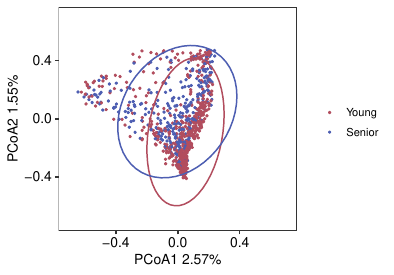

R code for this plot:
library(dplyr)
library(ggplot2)
library(vegan)
library(ape)
library(umap)

abundance_whole <- read.csv('../data_jiangsu_and_sichuan/abundance_whole.csv')[ ,-1]
meta_whole <- read.csv('../data_jiangsu_and_sichuan/metadata_whole.csv')
meta_region <- read.csv('../data_jiangsu_and_sichuan/region_whole.csv')

meta_no_cent <- meta_whole %>%
                mutate(Env = replace(Env, Env =='Elder', 'Senior')) %>%
                filter(Env != 'Centenarian')

region_no_cent <- meta_region %>%
                        filter(X.SampleID %in% meta_no_cent$X)

abundance_no_cent <- abundance_whole[meta_no_cent$X]

bray_dis <- vegdist(t(abundance_no_cent), method = 'bray')
pcoa_frame <- pcoa(bray_dis)
x_label<-round(pcoa_frame$values$Rel_corr_eig[1]*100,2)
y_label<-round(pcoa_frame$values$Rel_corr_eig[2]*100,2)
plot_frame <- data.frame(pcoa_frame$vectors)
meta_no_cent$Env <- factor(meta_no_cent$Env, levels = c('Young', 'Senior'))

PCoA_plot <- ggplot(plot_frame, aes(Axis.2, Axis.1, fill = meta_no_cent$Env, color = meta_no_cent$Env)) +
                geom_point(size=0.5) +
                stat_ellipse(show.legend = FALSE) +
                theme_bw() +
                scale_color_manual(values = c('#B24D5E', '#4D5EB2')) +
                xlim(-0.7, 0.7) +
                ylim(-0.7, 0.7) +
                xlab(paste0("PCoA1 ",x_label,"%")) +
                ylab(paste0("PCoA2 ",y_label,"%")) +
                theme(axis.text = element_text(size = 10, color = 'black'),
                        panel.grid.major = element_blank(), 
                        panel.grid.minor = element_blank(),
                        panel.background = element_blank(),
                        # legend.position = c(1.5, 1.5),
                        legend.key.size = unit(0.5, 'cm'),
                        legend.title = element_blank(),
                        text = element_text(size = 10))
ggsave('PCoA_plot.pdf', dpi = 300, height = 70, width = 100, units = ('mm'))

# PCoA_plot but with region
rownames(region_no_cent) <- region_no_cent$X.SampleID
region_no_cent <- region_no_cent[rownames(plot_frame), 'Region']

region_plot <- ggplot(plot_frame, aes(Axis.2, Axis.1, fill = region_no_cent, color = region_no_cent)) +
                geom_point(size=0.5) +
                stat_ellipse(show.legend = FALSE) +
                theme_bw() +
                # scale_color_manual(values = c('#B24D5E', '#4D5EB2')) +
                xlim(-0.55, 0.65) +
                ylim(-0.55, 0.65) +
                xlab(paste0("PCoA1 ",x_label,"%")) +
                ylab(paste0("PCoA2 ",y_label,"%")) +
                theme(axis.text = element_text(size = 10, color = 'black'),
                        panel.grid.major = element_blank(), 
                        panel.grid.minor = element_blank(),
                        panel.background = element_blank(),
                        # legend.position = c(1.5, 1.5),
                        legend.key.size = unit(0.5, 'cm'),
                        legend.title = element_blank(),
                        text = element_text(size = 10))
ggsave('region_pcoa_plot.pdf', dpi = 300, height = 70, width = 100, units = ('mm'))

pca <- prcomp(t(abundance_no_cent))
umap_frame <- data.frame(umap(t(abundance_no_cent))$layout)
# pca_frame <- data.frame(pca$x)[,1:2]
x_label<-round(pca$sdev[1]^2/sum(pca$sdev^2)*100,2)
y_label<-round(pca$sdev[2]^2/sum(pca$sdev^2)*100,2)
pca_frame$Env <- region_no_cent
umap_frame$Env <- region_no_cent
colnames(umap_frame) <- c('UMAP1', 'UMAP2', 'Env')

ggplot(umap_frame, aes(UMAP1, UMAP2, fill = Env, color = Env)) +
                geom_point(size=0.5) +
                stat_ellipse(show.legend = FALSE, level = 0.95) +
                theme_bw() +
                # scale_color_manual(values = c('#B24D5E', '#4D5EB2')) +
                # xlim(-0.55, 0.65) +
                # ylim(-0.55, 0.65) +
                theme(axis.text = element_text(size = 10, color = 'black'),
                        panel.grid.major = element_blank(), 
                        panel.grid.minor = element_blank(),
                        panel.background = element_blank(),
                        # legend.position = c(1.5, 1.5),
                        legend.key.size = unit(0.5, 'cm'),
                        legend.title = element_blank(),
                        text = element_text(size = 10))
ggsave('region_umap_plot.pdf', dpi = 300, height = 70, width = 100, units = ('mm'))

ggplot(pca_frame, aes(PC1, PC2, fill = Env, color = Env)) +
                geom_point(size=0.5) +
                stat_ellipse(show.legend = FALSE) +
                theme_bw() +
                # scale_color_manual(values = c('#B24D5E', '#4D5EB2')) +
                # xlim(-0.55, 0.65) +
                # ylim(-0.55, 0.65) +
                theme(axis.text = element_text(size = 10, color = 'black'),
                        panel.grid.major = element_blank(), 
                        panel.grid.minor = element_blank(),
                        panel.background = element_blank(),
                        # legend.position = c(1.5, 1.5),
                        legend.key.size = unit(0.5, 'cm'),
                        legend.title = element_blank(),
                        text = element_text(size = 10))
ggsave('region_pca_plot.png', dpi = 300, height = 70, width = 100, units = ('mm'))